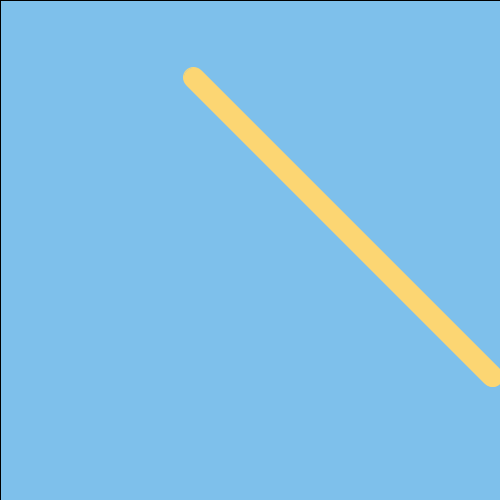
Frame 1 (no input)
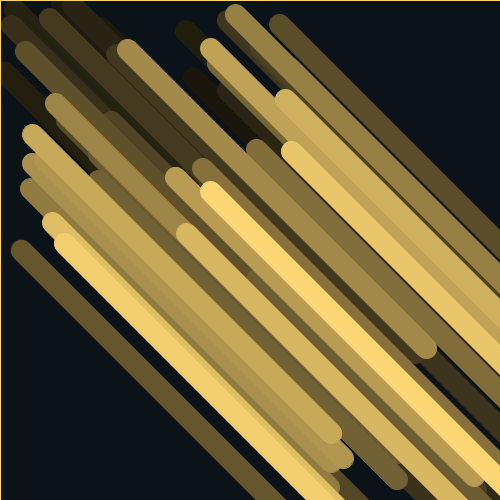
Frame 60 (the mouse pressed at the canvas centre just before this capture)
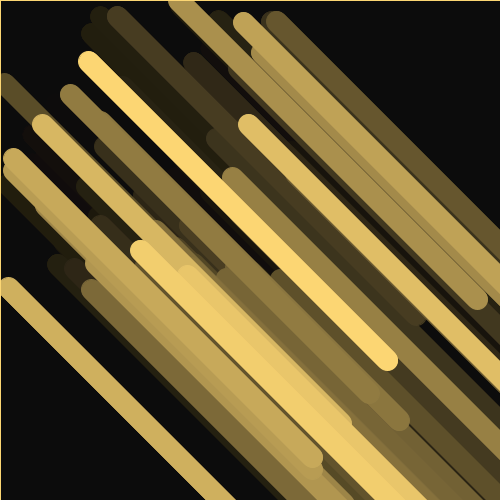
Frame 120 (the mouse held since frame 60 and released just before this capture)

The Processing sketch that drew these frames (run headless with seeded random() and noise(); from frame 60 on, the mouse is pressed at the canvas centre):

// Processing sketch: Magical_worms
// ── Magical_worms.pde
int i = 0;
float x = getWormX(300);
float y = getWormY(300);

void setup(){
size(500,500);
background(#83C8F5);
}

void draw(){
  makeMagical();
   x = random(300);
   y = random(300);
for(i = 0; i < 300; i++){
  stroke(#FCD673);
  fill(#FCD673);
ellipse(x,y,20,20);
x++;
y++;
}
}

float frequency = .001;
float noiseInterval = PI;

void makeMagical() {
     fill( 0, 0, 0, 10 );
     rect(0, 0, width, height);
     noStroke();
}

float getWormX(int i) {
     return map(noise(i*noiseInterval + frameCount * frequency), 0, 1, 0, width);
}

float getWormY(int i) {
     return map(noise(i*noiseInterval+1 + frameCount * frequency), 0, 1, 0, height);
}
